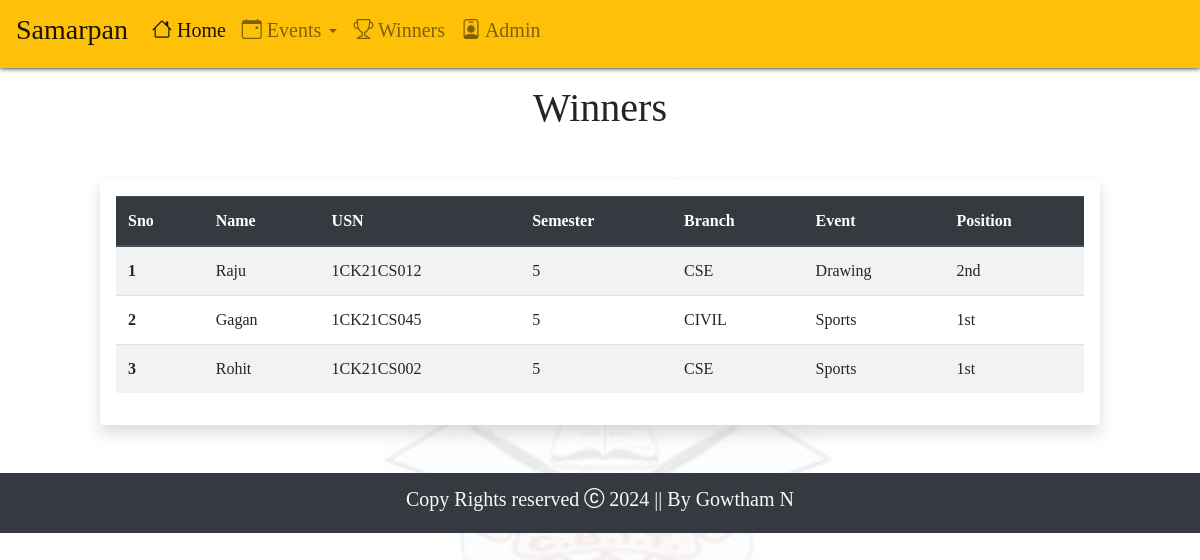
The app's page /winner.php with its own data.
### tables this page shows
CREATE TABLE `winners` (
  `winner_id` int(10) NOT NULL,
  `name` varchar(50) NOT NULL,
  `usn` varchar(20) NOT NULL,
  `semester` int(10) NOT NULL,
  `branch` varchar(10) NOT NULL,
  `event` varchar(50) NOT NULL,
  `position` varchar(10) NOT NULL,
  `datetime` datetime NOT NULL DEFAULT current_timestamp()
);

### winner.php (the view, shortened to what this page needs)
<!doctype html>
<html lang="en">
  <head>
    <link rel="stylesheet" href="index.css">
    <link rel="stylesheet" href="//cdn.datatables.net/2.0.7/css/dataTables.dataTables.min.css">
    <link rel="stylesheet" href="https://cdn.jsdelivr.net/npm/bootstrap-icons@1.11.3/font/bootstrap-icons.min.css">
    <link rel="stylesheet" href="https://cdn.jsdelivr.net/npm/bootstrap@4.6.2/dist/css/bootstrap.min.css">
  </head>
  <body>
    <?php include 'header.php';?>
    <h1 class="my-3 text-center text-weight-bold ">Winners</h1>
    <div class="container  col-md-10 my-5 shadow p-3 rounded bg-white" >
    <table class="table table-striped" id="myTable">
      <thead class="thead-dark">
        <tr>
          <th scope="col">Sno</th>
          <th scope="col">Name</th>
          <th scope="col">USN</th>
          <th scope="col">Semester</th>
          <th scope="col">Branch</th>
          <th scope="col">Event</th>
          <th scope="col">Position</th>
        </tr>
      </thead>
      <tbody>
        <?php
            $sql="SELECT * FROM `winners`;";
            $result=mysqli_query($conn,$sql);
            if(!$result)
            {
              echo mysqli_error($result);
            }else{
              $sno=0;
              while($row=mysqli_fetch_assoc($result))
              {
                  $sno+=1;
                  echo '
                      <tr>
                        <th scope="row">'.$sno.'</th>
                        <td>'.$row['name'].'</td>
                        <td>'.$row['usn'].'</td>
                        <td>'.$row['semester'].'</td>
                        <td>'.$row['branch'].'</td>
                        <td>'.$row['event'].'</td>
                        <td>'.$row['position'].'</td>
                    </tr>';
              }
            }
        ?>
      </tbody>
</table>
    </div>
    <?php include 'footer.php';?>
  </body>
</html>

### header.php (shortened to what this page needs)
<nav class="navbar navbar-expand-lg navbar-light bg-warning " id="header">
  <a class="navbar-brand" href="index.php"><h3>Samarpan</h3></a>
  <div class="collapse navbar-collapse" id="navbarNavDropdown">
    <ul class="navbar-nav">
      <li class="nav-item active">
        <a class="nav-link " href="index.php"><h5><i class="bi bi-house"></i> Home</h5><span class="sr-only">(current)</span></a>
      </li>
      <li class="nav-item dropdown">
        <a class="nav-link dropdown-toggle" href="#" role="button" data-toggle="dropdown" aria-expanded="false">
          <h5 style="display: inline;"><i class="bi bi-calendar-event"></i> Events</h5>
        </a>
      </li>
      <li class="nav-item">
        <a class="nav-link" href="winner.php"><h5><i class="bi bi-trophy"></i> Winners</h5></a>
      </li>
      <li class="nav-item">
        <a class="nav-link" href="adminloginpanel.php"><h5><i class="bi bi-person-badge"></i> Admin </h5></a>
      </li>
      <li class="nav-item">
        <a class="nav-link" href="#"><h5></h5></a>
      </li>
    </ul>
  </div>
</nav>

### footer.php
<div class="container-fluid text-center bg-dark text-light" id="footer">
    <h5 >Copy Rights reserved <i class="bi bi-c-circle"></i> 2024 || By Gowtham N</h5>
</div>

### index.css (style rules this page uses)
* { box-sizing: border-box; padding: 0px; margin: 0px; font-family:cursive; }
#header { box-shadow: 0 0 5px #000; }
body::before { content: " "; inset: 0; position: fixed; z-index: -1; background-image: url('img/cbit\ _logo.jpeg'); background-position:center; background-attachment: fixed; opacity: 0.1; background-repeat: no-repeat; background-size: 550px; }
#footer { width: auto; height: 60px !important; display: flex; justify-content: center; align-items: center; }

### records on screen
winners: name "Raju", usn "1CK21CS012", semester "5", branch "CSE", event "Drawing", position "2nd"
winners: name "Gagan", usn "1CK21CS045", semester "5", branch "CIVIL", event "Sports", position "1st"
winners: name "Rohit", usn "1CK21CS002", semester "5", branch "CSE", event "Sports", position "1st"
